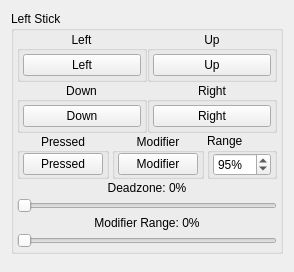
          <widget class="QWidget" name="bindingPage1">
           <layout class="QVBoxLayout" name="bindingLayout1">
            <property name="spacing">
             <number>16</number>
            </property>
            <item>
             <widget class="QGroupBox" name="LStick">
              <property name="sizePolicy">
               <sizepolicy hsizetype="Fixed" vsizetype="Fixed">
                <horstretch>0</horstretch>
                <verstretch>0</verstretch>
               </sizepolicy>
              </property>
              <property name="title">
               <string>Left Stick</string>
              </property>
              <property name="alignment">
               <set>Qt::AlignmentFlag::AlignLeading|Qt::AlignmentFlag::AlignLeft|Qt::AlignmentFlag::AlignTop</set>
              </property>
              <layout class="QVBoxLayout" name="verticalLayout_3">
               <property name="spacing">
                <number>0</number>
               </property>
               <property name="sizeConstraint">
                <enum>QLayout::SizeConstraint::SetDefaultConstraint</enum>
               </property>
               <property name="leftMargin">
                <number>3</number>
               </property>
               <property name="topMargin">
                <number>0</number>
               </property>
               <property name="rightMargin">
                <number>3</number>
               </property>
               <property name="bottomMargin">
                <number>0</number>
               </property>
               <item>
                <widget class="QWidget" name="LStickDirectionsWidget" native="true">
                 <layout class="QGridLayout" name="gridLayout">
                  <property name="leftMargin">
                   <number>0</number>
                  </property>
                  <property name="topMargin">
                   <number>0</number>
                  </property>
                  <property name="rightMargin">
                   <number>0</number>
                  </property>
                  <property name="bottomMargin">
                   <number>0</number>
                  </property>
                  <property name="spacing">
                   <number>0</number>
                  </property>
                  <item row="1" column="0">
                   <widget class="QGroupBox" name="buttonLStickDownGroup">
                    <property name="title">
                     <string>Down</string>
                    </property>
                    <property name="alignment">
                     <set>Qt::AlignmentFlag::AlignCenter</set>
                    </property>
                    <layout class="QVBoxLayout" name="buttonLStickDownVerticalLayout">
                     <property name="spacing">
                      <number>0</number>
                     </property>
                     <property name="leftMargin">
                      <number>3</number>
                     </property>
                     <property name="topMargin">
                      <number>3</number>
                     </property>
                     <property name="rightMargin">
                      <number>3</number>
                     </property>
                     <property name="bottomMargin">
                      <number>3</number>
                     </property>
                     <item>
                      <widget class="UIControls::Button" name="buttonLStickDown">
                       <property name="styleSheet">
                        <string notr="true">min-width: 68px;</string>
                       </property>
                       <property name="text">
                        <string>Down</string>
                       </property>
                      </widget>
                     </item>
                    </layout>
                   </widget>
                  </item>
                  <item row="1" column="1">
                   <widget class="QGroupBox" name="buttonLStickRightGroup">
                    <property name="title">
                     <string>Right</string>
                    </property>
                    <property name="alignment">
                     <set>Qt::AlignmentFlag::AlignCenter</set>
                    </property>
                    <layout class="QVBoxLayout" name="buttonLStickRightVerticalLayout">
                     <property name="spacing">
                      <number>0</number>
                     </property>
                     <property name="leftMargin">
                      <number>3</number>
                     </property>
                     <property name="topMargin">
                      <number>3</number>
                     </property>
                     <property name="rightMargin">
                      <number>3</number>
                     </property>
                     <property name="bottomMargin">
                      <number>3</number>
                     </property>
                     <item>
                      <widget class="UIControls::Button" name="buttonLStickRight">
                       <property name="styleSheet">
                        <string notr="true">min-width: 68px;</string>
                       </property>
                       <property name="text">
                        <string>Right</string>
                       </property>
                      </widget>
                     </item>
                    </layout>
                   </widget>
                  </item>
                  <item row="0" column="0">
                   <widget class="QGroupBox" name="buttonLStickLeftGroup">
                    <property name="title">
                     <string>Left</string>
                    </property>
                    <property name="alignment">
                     <set>Qt::AlignmentFlag::AlignCenter</set>
                    </property>
                    <layout class="QVBoxLayout" name="buttonLStickLeftVerticalLayout">
                     <property name="spacing">
                      <number>0</number>
                     </property>
                     <property name="leftMargin">
                      <number>3</number>
                     </property>
                     <property name="topMargin">
                      <number>3</number>
                     </property>
                     <property name="rightMargin">
                      <number>3</number>
                     </property>
                     <property name="bottomMargin">
                      <number>3</number>
                     </property>
                     <item>
                      <widget class="UIControls::Button" name="buttonLStickLeft">
                       <property name="styleSheet">
                        <string notr="true">min-width: 68px;</string>
                       </property>
                       <property name="text">
                        <string>Left</string>
                       </property>
                      </widget>
                     </item>
                    </layout>
                   </widget>
                  </item>
                  <item row="0" column="1">
                   <widget class="QGroupBox" name="buttonLStickUpGroup">
                    <property name="title">
                     <string>Up</string>
                    </property>
                    <property name="alignment">
                     <set>Qt::AlignmentFlag::AlignCenter</set>
                    </property>
                    <property name="flat">
                     <bool>false</bool>
                    </property>
                    <layout class="QVBoxLayout" name="buttonLStickUpVerticalLayout">
                     <property name="spacing">
                      <number>0</number>
                     </property>
                     <property name="leftMargin">
                      <number>3</number>
                     </property>
                     <property name="topMargin">
                      <number>3</number>
                     </property>
                     <property name="rightMargin">
                      <number>3</number>
                     </property>
                     <property name="bottomMargin">
                      <number>3</number>
                     </property>
                     <item>
                      <widget class="UIControls::Button" name="buttonLStickUp">
                       <property name="styleSheet">
                        <string notr="true">min-width: 68px;</string>
                       </property>
                       <property name="text">
                        <string>Up</string>
                       </property>
                      </widget>
                     </item>
                    </layout>
                   </widget>
                  </item>
                 </layout>
                </widget>
               </item>
               <item>
                <layout class="QHBoxLayout" name="buttonLStickPressedModifierHorizontalLayout">
                 <property name="spacing">
                  <number>3</number>
                 </property>
                 <item alignment="Qt::AlignmentFlag::AlignHCenter">
                  <widget class="QGroupBox" name="buttonLStickPressedGroup">
                   <property name="title">
                    <string>Pressed</string>
                   </property>
                   <property name="alignment">
                    <set>Qt::AlignmentFlag::AlignCenter</set>
                   </property>
                   <layout class="QVBoxLayout" name="buttonLStickPressedVerticalLayout" stretch="0">
                    <property name="spacing">
                     <number>0</number>
                    </property>
                    <property name="leftMargin">
                     <number>3</number>
                    </property>
                    <property name="topMargin">
                     <number>0</number>
                    </property>
                    <property name="rightMargin">
                     <number>3</number>
                    </property>
                    <property name="bottomMargin">
                     <number>0</number>
                    </property>
                    <item>
                     <widget class="UIControls::Button" name="buttonLStick">
                      <property name="styleSheet">
                       <string notr="true">min-width: 68px;</string>
                      </property>
                      <property name="text">
                       <string>Pressed</string>
                      </property>
                     </widget>
                    </item>
                   </layout>
                  </widget>
                 </item>
                 <item alignment="Qt::AlignmentFlag::AlignHCenter">
                  <widget class="QGroupBox" name="buttonLStickModGroup">
                   <property name="title">
                    <string>Modifier</string>
                   </property>
                   <property name="alignment">
                    <set>Qt::AlignmentFlag::AlignCenter</set>
                   </property>
                   <layout class="QVBoxLayout" name="buttonLStickModVerticalLayout">
                    <property name="spacing">
                     <number>0</number>
                    </property>
                    <property name="leftMargin">
                     <number>3</number>
                    </property>
                    <property name="topMargin">
                     <number>0</number>
                    </property>
                    <property name="rightMargin">
                     <number>3</number>
                    </property>
                    <property name="bottomMargin">
                     <number>0</number>
                    </property>
                    <item>
                     <widget class="UIControls::Button" name="buttonLStickMod">
                      <property name="styleSheet">
                       <string notr="true">min-width: 68px;</string>
                      </property>
                      <property name="text">
                       <string>Modifier</string>
                      </property>
                     </widget>
                    </item>
                   </layout>
                  </widget>
                 </item>
                 <item>
                  <widget class="QGroupBox" name="buttonLStickRangeGroup">
                   <property name="title">
                    <string>Range</string>
                   </property>
                   <layout class="QHBoxLayout" name="buttonLStickRangeGroupHorizontalLayout">
                    <property name="spacing">
                     <number>0</number>
                    </property>
                    <property name="leftMargin">
                     <number>3</number>
                    </property>
                    <property name="topMargin">
                     <number>0</number>
                    </property>
                    <property name="rightMargin">
                     <number>3</number>
                    </property>
                    <property name="bottomMargin">
                     <number>0</number>
                    </property>
                    <item>
                     <widget class="QSpinBox" name="spinboxLStickRange">
                      <property name="suffix">
                       <string>%</string>
                      </property>
                      <property name="minimum">
                       <number>25</number>
                      </property>
                      <property name="maximum">
                       <number>150</number>
                      </property>
                      <property name="value">
                       <number>95</number>
                      </property>
                     </widget>
                    </item>
                   </layout>
                  </widget>
                 </item>
                </layout>
               </item>
               <item>
                <layout class="QVBoxLayout" name="sliderLStickDeadzoneModifierRangeVerticalLayout">
                 <property name="spacing">
                  <number>3</number>
                 </property>
                 <property name="sizeConstraint">
                  <enum>QLayout::SizeConstraint::SetDefaultConstraint</enum>
                 </property>
                 <property name="leftMargin">
                  <number>0</number>
                 </property>
                 <property name="topMargin">
                  <number>2</number>
                 </property>
                 <property name="rightMargin">
                  <number>0</number>
                 </property>
                 <property name="bottomMargin">
                  <number>3</number>
                 </property>
                 <item>
                  <layout class="QHBoxLayout" name="sliderLStickDeadzoneHorizontalLayout">
                   <item>
                    <widget class="QLabel" name="labelLStickDeadzone">
                     <property name="text">
                      <string>Deadzone: 0%</string>
                     </property>
                     <property name="alignment">
                      <set>Qt::AlignmentFlag::AlignHCenter</set>
                     </property>
                    </widget>
                   </item>
                  </layout>
                 </item>
                 <item>
                  <widget class="QSlider" name="sliderLStickDeadzone">
                   <property name="maximum">
                    <number>100</number>
                   </property>
                   <property name="orientation">
                    <enum>Qt::Orientation::Horizontal</enum>
                   </property>
                  </widget>
                 </item>
                 <item>
                  <layout class="QHBoxLayout" name="sliderLStickModifierRangeHorizontalLayout">
                   <item>
                    <widget class="QLabel" name="labelLStickModifierRange">
                     <property name="text">
                      <string>Modifier Range: 0%</string>
                     </property>
                     <property name="alignment">
                      <set>Qt::AlignmentFlag::AlignHCenter</set>
                     </property>
                    </widget>
                   </item>
                  </layout>
                 </item>
                 <item>
                  <widget class="QSlider" name="sliderLStickModifierRange">
                   <property name="maximum">
                    <number>100</number>
                   </property>
                   <property name="orientation">
                    <enum>Qt::Orientation::Horizontal</enum>
                   </property>
                  </widget>
                 </item>
                </layout>
               </item>
              </layout>
             </widget>
            </item>
            <item>
             <spacer name="bindingSpacer1">
              <property name="orientation">
               <enum>Qt::Orientation::Vertical</enum>
              </property>
             </spacer>
            </item>
           </layout>
          </widget>
